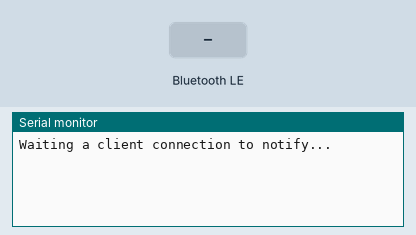
Bench run of a sketch on a simulated ESP32. On the bench: the last lines printed to the serial monitor. The inputs (shaded band) are chosen by the test bench. Nothing arrives over Bluetooth unless stated; a phone connects over Bluetooth LE 3 s after start.

Above: at 1.2 s.
1.3 s: Bluetooth LE write "1" received
At 2.3 s:
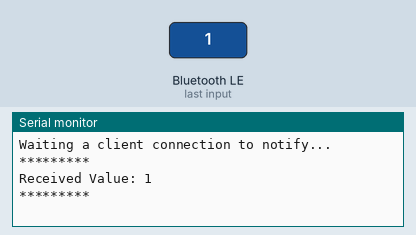
2.8 s: Bluetooth LE write "0" received
At 3.03 s:
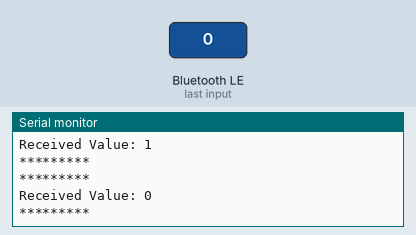
4.6 s: Bluetooth LE write "2" received
At 6.0 s:
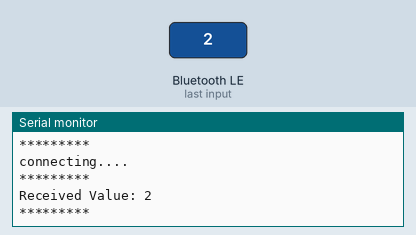

Measured:
- after the input at 1.3 s, the serial monitor: prints a new line after 0.05 s (image 1)
- after the input at 2.8 s, the serial monitor: prints a new line after 0.05 s (image 2)
- after the input at 4.6 s, the serial monitor: prints a new line after 0.05 s (image 3)

The sketch:

bluetooth.ino
```cpp
#include <BLEDevice.h>
#include <BLEServer.h>
#include <BLEUtils.h>
#include <BLE2902.h>

BLEServer *pServer = NULL;
BLECharacteristic * pTxCharacteristic;
bool deviceConnected = false;
bool oldDeviceConnected = false;
uint8_t txValue = 0;

#define SERVICE_UUID           "6E400001-B5A3-F393-E0A9-E50E24DCCA9E" // 服务UUID
#define CHARACTERISTIC_UUID_RX "6E400002-B5A3-F393-E0A9-E50E24DCCA9E" // 接收特征码
#define CHARACTERISTIC_UUID_TX "6E400003-B5A3-F393-E0A9-E50E24DCCA9E" // 发送特征码

//服务监听
class MyServerCallbacks: public BLEServerCallbacks {
    //当连接成功
    void onConnect(BLEServer* pServer) {
      deviceConnected = true;
    };
    //当连接断开
    void onDisconnect(BLEServer* pServer) {
      deviceConnected = false;
    }
};

//信息监听
class MyCallbacks: public BLECharacteristicCallbacks {
    void onWrite(BLECharacteristic *pCharacteristic) {
      //保存接收到的数据
      std::string rxValue = pCharacteristic->getValue();
      //如果接收的数据大于 0
      if (rxValue.length() > 0) {
        Serial.println("*********");
        Serial.print("Received Value: ");
        //输出接收到的数据
        for (int i = 0; i < rxValue.length(); i++)
          Serial.print(rxValue[i]);
        //换行
        Serial.println();
        Serial.println("*********");
      }
    }
};


void setup() {
  //开启串口0 波特率为115200
  Serial.begin(115200);

  // 创建蓝牙设备，名称为UART Service
  BLEDevice::init("LCKFB");

  // 创建蓝牙服务器
  pServer = BLEDevice::createServer();
  // 设置监听
  pServer->setCallbacks(new MyServerCallbacks());

  // Create the BLE Service
  //设置蓝牙服务UUID
  BLEService *pService = pServer->createService(SERVICE_UUID);

  // 设置发送特征码
  pTxCharacteristic = pService->createCharacteristic(
										CHARACTERISTIC_UUID_TX,
										BLECharacteristic::PROPERTY_NOTIFY
									);

  // 设置描述符
  pTxCharacteristic->addDescriptor(new BLE2902());

  // 设置接收特征码
  BLECharacteristic * pRxCharacteristic = pService->createCharacteristic(
											 CHARACTERISTIC_UUID_RX,
											BLECharacteristic::PROPERTY_WRITE
										);

  //设置信息监听
  pRxCharacteristic->setCallbacks(new MyCallbacks());

  // 启动服务器
  pService->start();

  // 开启广播
  pServer->getAdvertising()->start();

  //串口提示
  Serial.println("Waiting a client connection to notify...");
}

void loop() {

    //当有设备连接成功
    if (deviceConnected) {
        //设置传输特征值为 txValue （就是发送的数据来源是txValue）
        pTxCharacteristic->setValue(&txValue, 1);
        //发送通知（发送数据）
        pTxCharacteristic->notify();
        //值自增(范围0~255)
        txValue++;
        // 如果发送的数据包太多，蓝牙堆栈将进入拥塞状态，所以加个延时
		    delay(100);
	}
    // 当有设备断开连接后
    if (!deviceConnected && oldDeviceConnected) {
        delay(500); // 让蓝牙堆栈有机会做好准备
        pServer->startAdvertising(); //重新启动广播
        //串口提示开启广播
        Serial.println("start advertising");
        oldDeviceConnected = deviceConnected;
    }
    // 当有设备连接成功后
    if ( deviceConnected && !oldDeviceConnected ) {
      //串口提示连接成功
      Serial.println("connecting....");
		// do stuff here on connecting
        oldDeviceConnected = deviceConnected;
    }
}
```
